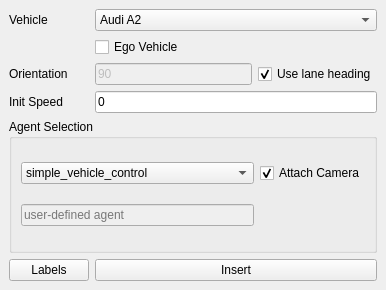
<?xml version="1.0" encoding="UTF-8"?>
<ui version="4.0">
 <class>OSC_GeneratorDockWidgetBase</class>
 <widget class="QDockWidget" name="OSC_GeneratorDockWidgetBase">
  <property name="geometry">
   <rect>
    <x>0</x>
    <y>0</y>
    <width>386</width>
    <height>290</height>
   </rect>
  </property>
  <property name="windowTitle">
   <string>Add Vehicles</string>
  </property>
  <widget class="QWidget" name="dockWidgetContents">
   <layout class="QGridLayout" name="gridLayout">
    <item row="8" column="0">
     <widget class="QPushButton" name="vehicle_labels">
      <property name="text">
       <string>Labels</string>
      </property>
     </widget>
    </item>
    <item row="4" column="1" colspan="2">
     <widget class="QLineEdit" name="vehicle_init_speed">
      <property name="text">
       <string>0</string>
      </property>
     </widget>
    </item>
    <item row="8" column="1" colspan="2">
     <widget class="QPushButton" name="add_vehicle_button">
      <property name="text">
       <string>Insert</string>
      </property>
     </widget>
    </item>
    <item row="2" column="2">
     <widget class="QCheckBox" name="vehicle_orientation_use_lane">
      <property name="text">
       <string>Use lane heading</string>
      </property>
      <property name="checked">
       <bool>true</bool>
      </property>
     </widget>
    </item>
    <item row="0" column="1" colspan="2">
     <widget class="QComboBox" name="vehicle_selection">
      <item>
       <property name="text">
        <string>Audi A2</string>
       </property>
      </item>
      <item>
       <property name="text">
        <string>Audi eTron</string>
       </property>
      </item>
      <item>
       <property name="text">
        <string>Audi TT</string>
       </property>
      </item>
      <item>
       <property name="text">
        <string>BH Crossbike</string>
       </property>
      </item>
      <item>
       <property name="text">
        <string>BMW Grandtourer</string>
       </property>
      </item>
      <item>
       <property name="text">
        <string>BMW iSetta (CARLA 0.9.12)</string>
       </property>
      </item>
      <item>
       <property name="text">
        <string>BMW iSetta (CARLA 0.9.11)</string>
       </property>
      </item>
      <item>
       <property name="text">
        <string>Carla Cola Truck</string>
       </property>
      </item>
      <item>
       <property name="text">
        <string>Chevrolet Impala</string>
       </property>
      </item>
      <item>
       <property name="text">
        <string>Citroen C3</string>
       </property>
      </item>
      <item>
       <property name="text">
        <string>Diamondback Century</string>
       </property>
      </item>
      <item>
       <property name="text">
        <string>Dodge Charger Police (CARLA 0.9.12)</string>
       </property>
      </item>
      <item>
       <property name="text">
        <string>Dodge Charger Police (CARLA 0.9.11)</string>
       </property>
      </item>
      <item>
       <property name="text">
        <string>Gazelle Omafiets</string>
       </property>
      </item>
      <item>
       <property name="text">
        <string>Harley Davidson Low Rider</string>
       </property>
      </item>
      <item>
       <property name="text">
        <string>Jeep Wrangler</string>
       </property>
      </item>
      <item>
       <property name="text">
        <string>Kawasaki Ninja</string>
       </property>
      </item>
      <item>
       <property name="text">
        <string>Lincoln MKZ 2017 (CARLA 0.9.12)</string>
       </property>
      </item>
      <item>
       <property name="text">
        <string>Lincoln MKZ 2017 (CARLA 0.9.11)</string>
       </property>
      </item>
      <item>
       <property name="text">
        <string>Lincoln MKZ 2020 (CARLA 0.9.12)</string>
       </property>
      </item>
      <item>
       <property name="text">
        <string>Lincoln MKZ 2020 (CARLA 0.9.11)</string>
       </property>
      </item>
      <item>
       <property name="text">
        <string>Mercedes Benz Coupe (CARLA 0.9.12)</string>
       </property>
      </item>
      <item>
       <property name="text">
        <string>Mercedes Benz Coupe (CARLA 0.9.11)</string>
       </property>
      </item>
      <item>
       <property name="text">
        <string>Mini Cooper ST (CARLA 0.9.12)</string>
       </property>
      </item>
      <item>
       <property name="text">
        <string>Mini Cooper ST (CARLA 0.9.11)</string>
       </property>
      </item>
      <item>
       <property name="text">
        <string>Ford Mustang (CARLA 0.9.12)</string>
       </property>
      </item>
      <item>
       <property name="text">
        <string>Ford Mustang (CARLA 0.9.11)</string>
       </property>
      </item>
      <item>
       <property name="text">
        <string>Nissan Micra</string>
       </property>
      </item>
      <item>
       <property name="text">
        <string>Nissan Patrol</string>
       </property>
      </item>
      <item>
       <property name="text">
        <string>Seat Leon</string>
       </property>
      </item>
      <item>
       <property name="text">
        <string>Tesla Cybertruck</string>
       </property>
      </item>
      <item>
       <property name="text">
        <string>Tesla Model 3</string>
       </property>
      </item>
      <item>
       <property name="text">
        <string>Toyota Prius</string>
       </property>
      </item>
      <item>
       <property name="text">
        <string>Volkswagen T2</string>
       </property>
      </item>
      <item>
       <property name="text">
        <string>Yamaha YZF</string>
       </property>
      </item>
      <item>
       <property name="text">
        <string>Firetruck</string>
       </property>
      </item>
      <item>
       <property name="text">
        <string>Mini Cooper 2021</string>
       </property>
      </item>
      <item>
       <property name="text">
        <string>Nissan Patrol 2021</string>
       </property>
      </item>
      <item>
       <property name="text">
        <string>Ambulance</string>
       </property>
      </item>
      <item>
       <property name="text">
        <string>Mercedes Sprinter</string>
       </property>
      </item>
     </widget>
    </item>
    <item row="2" column="1">
     <widget class="QLineEdit" name="vehicle_orientation">
      <property name="enabled">
       <bool>false</bool>
      </property>
      <property name="text">
       <string>90</string>
      </property>
     </widget>
    </item>
    <item row="2" column="0">
     <widget class="QLabel" name="vehicle_orientation_label">
      <property name="text">
       <string>Orientation</string>
      </property>
     </widget>
    </item>
    <item row="7" column="0" colspan="3">
     <widget class="QGroupBox" name="agent_group">
      <property name="title">
       <string>Agent Selection</string>
      </property>
      <layout class="QGridLayout" name="gridLayout_2">
       <item row="1" column="0">
        <widget class="QComboBox" name="agent_selection">
         <item>
          <property name="text">
           <string>simple_vehicle_control</string>
          </property>
         </item>
         <item>
          <property name="text">
           <string>external_control</string>
          </property>
         </item>
         <item>
          <property name="text">
           <string>User Defined</string>
          </property>
         </item>
        </widget>
       </item>
       <item row="1" column="1">
        <widget class="QCheckBox" name="agent_attach_camera">
         <property name="text">
          <string>Attach Camera</string>
         </property>
         <property name="checked">
          <bool>true</bool>
         </property>
        </widget>
       </item>
       <item row="2" column="0">
        <widget class="QLineEdit" name="agent_user_defined">
         <property name="enabled">
          <bool>false</bool>
         </property>
         <property name="placeholderText">
          <string>user-defined agent</string>
         </property>
        </widget>
       </item>
      </layout>
     </widget>
    </item>
    <item row="1" column="1">
     <widget class="QCheckBox" name="vehicle_is_hero">
      <property name="text">
       <string>Ego Vehicle</string>
      </property>
     </widget>
    </item>
    <item row="0" column="0">
     <widget class="QLabel" name="vehicle_selection_label">
      <property name="text">
       <string>Vehicle</string>
      </property>
     </widget>
    </item>
    <item row="4" column="0">
     <widget class="QLabel" name="vehicle_init_speed_label">
      <property name="text">
       <string>Init Speed</string>
      </property>
     </widget>
    </item>
   </layout>
  </widget>
 </widget>
 <tabstops>
  <tabstop>vehicle_selection</tabstop>
  <tabstop>add_vehicle_button</tabstop>
  <tabstop>vehicle_orientation</tabstop>
 </tabstops>
 <resources/>
 <connections/>
</ui>
